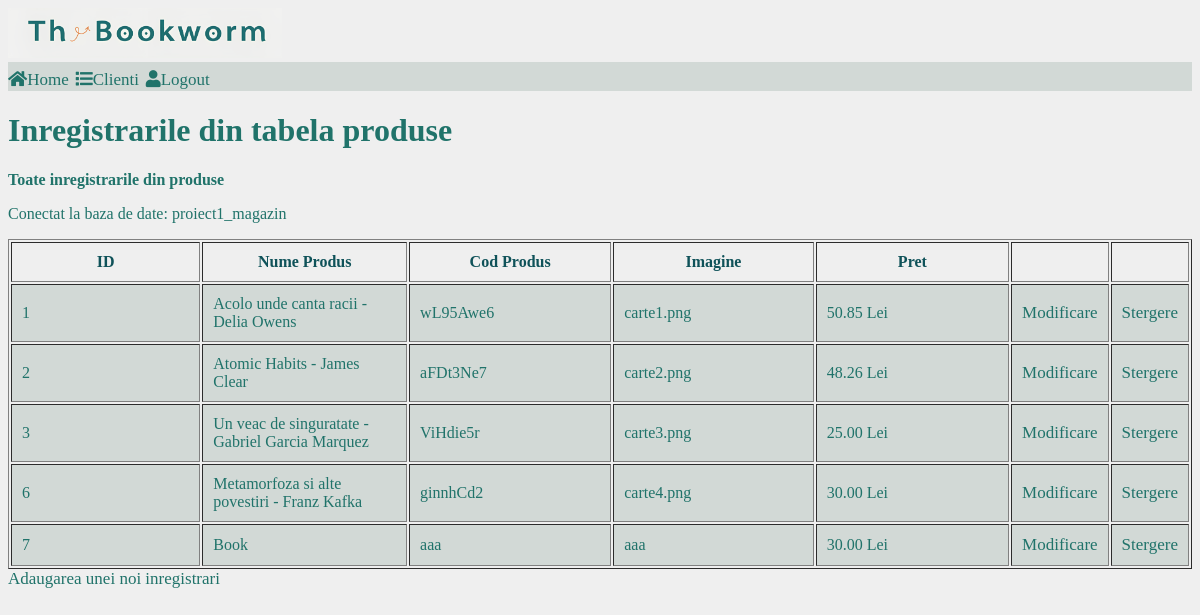
The page /Proiect1_CRUD/VizualizareProduse.php (signed in) on the database its author committed.
### tables this page shows
CREATE TABLE IF NOT EXISTS `tbl_product` (
  `id` int NOT NULL AUTO_INCREMENT,
  `name` varchar(255) NOT NULL,
  `code` varchar(255) NOT NULL,
  `image` text NOT NULL,
  `price` double(10,2) NOT NULL,
  `description` text NOT NULL,
  PRIMARY KEY (`id`) USING BTREE
);

### Proiect1_CRUD/VizualizareProduse.php (the view, shortened to what this page needs)
<!DOCTYPE HTML PUBLIC"-//W3C//DTD HTML 4.01//EN" "http://www.w3.org/TR/html4/strict.dtd">
<html>
<head>
    <link rel="stylesheet" href="https://use.fontawesome.com/releases/v5.7.1/css/all.css">
    <link rel="stylesheet" href="style\style.css">
</head>
<body>
    <img src="style\images\logo.png" height="50" ><br/>
    <nav class="navtop">
        <div>
            <a href="Home.php"><i class="fas fa-home"></i>Home</a>
            <a href="VizualizareClienti.php"><i class="fas fa-list"></i>Clienti</a>
            <a href="Logout.php"><i class="fas fa-user"></i>Logout</a>
        </div>
    </nav>
    <h1>Inregistrarile din tabela produse</h1>
    <p><b>Toate inregistrarile din produse</b></p>
    <?php
    include("Conectare.php");
    if ($result=$mysqli->query("SELECT * FROM tbl_product ORDER BY id"))
    {
        if ($result->num_rows>0)
        {
            echo"<table border='1' cellpadding='10'>";
            echo "<tr><th>ID</th><th>Nume Produs</th><th>Cod Produs</th><th>Imagine</th><th>Pret</th><th></th><th></th></tr>";
            while ($row = $result->fetch_object())
            {
                echo"<tr>";
                echo"<td>".$row->id."</td>";
                echo"<td>".$row->name."</td>";
                echo"<td>".$row->code."</td>";
                echo"<td>".$row->image."</td>";
                echo"<td>".$row->price." Lei</td>";
                echo"<td><a href='ModificareProduse.php?id=".$row->id."'>Modificare</a></td>";
                echo"<td><a href='StergereProduse.php?id=".$row->id."'>Stergere</a></td>";
                echo"</tr>";
            }
            echo"</table>";
        }
        else{
            echo"Nu sunt inregistrari in tabela!";
        }
    }
    else{
        echo"Error".$mysqli->error();
    }
?>
<a href="InserareProduse.php">Adaugarea unei noi inregistrari</a>
</body>
</html>

### Proiect1_CRUD/Conectare.php (shortened to what this page needs)
<?php
$db = 'proiect1_magazin';
if(!mysqli_connect_errno())
{
echo '<p>Conectat la baza de date: '. $db.'</p>';
}
else
{
echo 'Nu se poate connecta';
exit();
}
?>

### Proiect1_CRUD/style/style.css (style rules this page uses)
body { background-color: #efefef; }
th { color: #0F5259; width: 20%; }
td { color:#20736A; background-color: #D2D9D6; }
h1, h2, h3, p, div.product-price { color:#20736A; }
nav.navtop { background-color: #D2D9D6; }
i { color: #20736A; }
strong, a { font-size: 17px; text-decoration: none; border-radius: 10%; font-family: Cambria, Cochin, Georgia, Times, 'Times New Roman', serif; color: #20736A; }
.navtop { font-size: 25px; font-family: Arial, Helvetica, sans-serif; }

### rows shown on the page
tbl_product: id "1", name "Acolo unde canta racii - Delia Owens", code "wL95Awe6", image "carte1.png", price "50.85"
tbl_product: id "2", name "Atomic Habits - James Clear", code "aFDt3Ne7", image "carte2.png", price "48.26"
tbl_product: id "3", name "Un veac de singuratate - Gabriel Garcia Marquez", code "ViHdie5r", image "carte3.png", price "25.00"
tbl_product: id "6", name "Metamorfoza si alte povestiri - Franz Kafka", code "ginnhCd2", image "carte4.png", price "30.00"
tbl_product: id "7", name "Book", code "aaa", image "aaa", price "30.00"

### other values the page prints
$db "proiect1_magazin"
